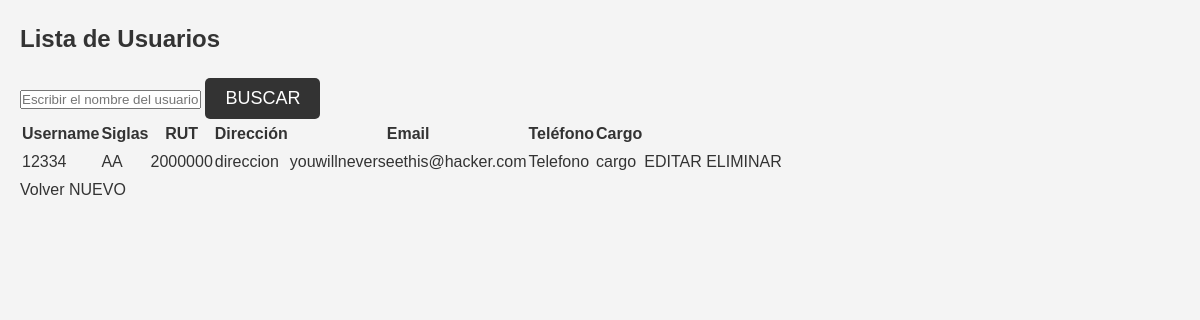
Page /index/configuracion/ on the committed database.
### myapp/models.py (models this page shows, shortened)
class User(Model):
    username = CharField(max_length=100)
    siglas  = CharField(max_length=2) # -> AA -> BB -> CC -> siglas de tecnicos
    rut = CharField(max_length=20)
    direccion = CharField(max_length=100)
    email = CharField(max_length=100)
    telefono = CharField(max_length=15)
    cargo = CharField(max_length=100)
    password = CharField(max_length=20)

### myapp/views.py (the view)
# urls.py: path('index/configuracion/', views.Config_view.config, name="configuracion"),
    def config(request):
        users = User.objects.all()
        return render(request ,"html/config.html", {'usuarios': users})

### myapp/templates/html/config.html (shortened to what this page needs)
<!DOCTYPE html>
<html lang="en">
<head>
    {% load static %}
    <link rel="stylesheet" href="{% static 'css/style_config.css'%}">
</head>
<body>
    <header>
        <div>
            <h2>Lista de Usuarios</h2>
        </div>
    </header>
    <main>
        <div>
            <input type="text" placeholder="Escribir el nombre del usuario">
            <button>BUSCAR</button>
        </div>
        <table>
            <thead>
                <tr>
                    <th>Username</th>
                    <th>Siglas</th>
                    <th>RUT</th>
                    <th>Dirección</th>
                    <th>Email</th>
                    <th>Teléfono</th>
                    <th>Cargo</th>
                </tr>
            </thead>
            <tbody>
                {% for usuario in usuarios %}
                <tr>
                    <td>{{ usuario.username }}</td>
                    <td>{{ usuario.siglas }}</td>
                    <td>{{ usuario.rut }}</td>
                    <td>{{ usuario.direccion }}</td>
                    <td>{{ usuario.email }}</td>
                    <td>{{ usuario.telefono }}</td>
                    <td>{{ usuario.cargo }}</td>
                    <td>
                        <a href="#">EDITAR</a>
                        <a href="#">ELIMINAR</a>
                    </td>
                </tr>
                {% endfor %}
            </tbody>
        </table>
        <a href="{% url 'index'%}">Volver</a>
        <a href="{% url 'new_user'%}">NUEVO</a>
    </main>
</body>
</html>

### myapp/static/css/style_config.css (style rules this page uses)
* { margin: 0; padding: 0; box-sizing: border-box; }
body { font-family: Arial, sans-serif; line-height: 1.6; padding: 20px; background-color: #f4f4f4; color: #333; }
h1, h2, h3, h4, h5, h6 { margin-bottom: 20px; }
a { color: #333; text-decoration: none; }
button { display: inline-block; padding: 10px 20px; font-size: 18px; cursor: pointer; border-radius: 5px; border: none; background-color: #333; color: white; }

### rows in the picture
User: username "12334", siglas "AA", rut "2000000", direccion "direccion", email "youwillneverseethis@hacker.com", telefono "Telefono", cargo "cargo"
